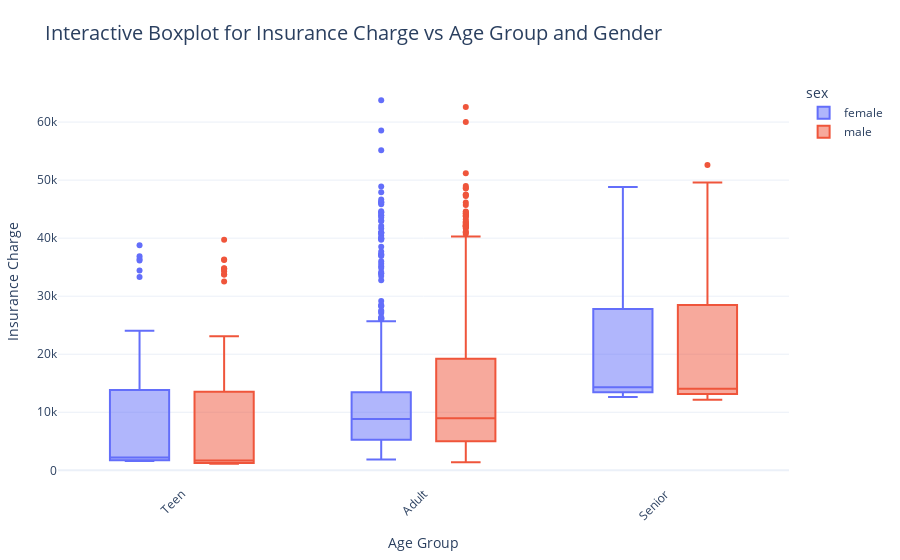
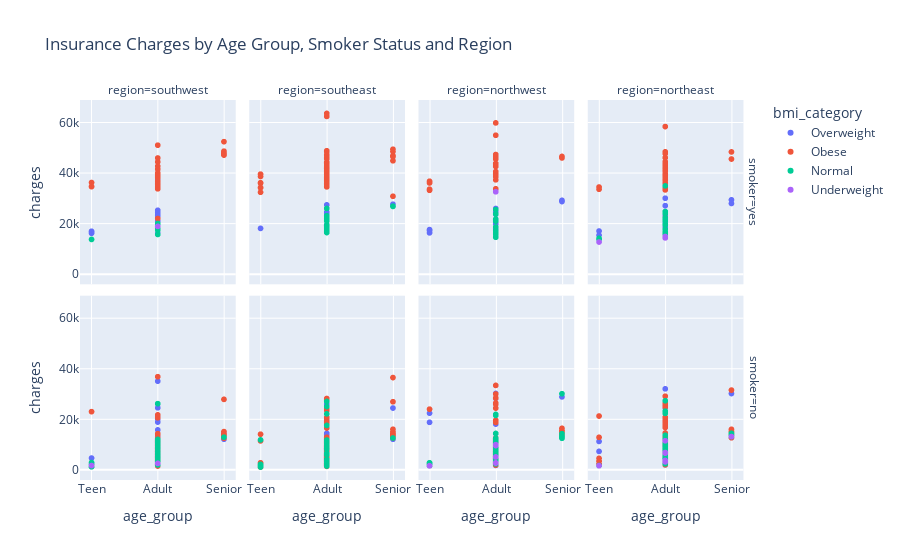

Notebook code cell kept with these figures, in order:
### Code cell
#using the insurance.csv file
import pandas as pd
import numpy as np
import matplotlib.pyplot as plt
import seaborn as sns
import plotly.express as px
from sklearn.preprocessing import LabelEncoder, OneHotEncoder, OrdinalEncoder



df= pd.read_csv(r"C:\\Users\meet_\OneDrive\Documents\vscode-projects\My-Individual-Project\jupyter_notebooks\Source Data\insurance.csv")
df = df.copy()
df.head()

# df.isnull().sum()
# df.shape
# df.info()

df['smoker'] = df['smoker'].str.lower()

#Hypothesis 1 = Smoking has a direct impact on weight gain

""" 
Function to group BMI values in line with NHS defintions

"""

def bmi_group(bmi):
    if bmi < 18.5:
        return "Underweight"
    elif 18.5 <= bmi < 24.9:
        return "Normal"
    elif 25 <= bmi < 29.9:
        return "Overweight"
    else:
        return "Obese"
    
#add a new column in the df to group the bmi values
df["bmi_category"] = df["bmi"].apply(bmi_group)
df.head(25)

bmi_order = ["Underweight","Normal","Overweight","Obese"]
df["bmi_category"] = pd.Categorical(df["bmi_category"],categories=bmi_order,ordered = True)

"""
Function to return a count of the bmi category for smokers
"""
def smoker_bmi_count(df): 
     smokers = df[df['smoker'] == "yes"]
     vc = smokers["bmi_category"].value_counts().reset_index()
     vc.columns = ["bmi_category","count_smoker"]
     return vc

"""
Function to return a count of the bmi category for nonsmokers
"""
def nonsmoker_bmi_count(df): 
     non_smokers = df[df['smoker'] == "no"]
     vc = non_smokers["bmi_category"].value_counts().reset_index()
     vc.columns = ["bmi_category","count_nonsmoker"]
     return vc    



smoker_bmi_df = smoker_bmi_count(df)
nonsmoker_bmi_df = nonsmoker_bmi_count(df)

"""
# Create a combined DataFrame to check bmi categories for both smokers and non smokers
# """

combined_df = pd.merge(
    smoker_bmi_df,
    nonsmoker_bmi_df,
    on="bmi_category",
    how="outer",
)

combined_df



# Melt the DataFrame to long format for Seaborn
df_long = combined_df.melt(id_vars='bmi_category', 
                           value_vars=['count_smoker','count_nonsmoker'], 
                           var_name='smoker_status', 
                           value_name='count')

#Rename values for clarity
df_long['smoker_status'] = df_long['smoker_status'].replace({
    'count_smoker': 'Smokers',
    'count_nonsmoker': 'Non-Smokers'
})

# Plot a bar chart to compare BMI category dsistribution for Smokers vs Non Smokers
plt.figure(figsize=(8,5))
sns.barplot(data=df_long, x='bmi_category', y='count', hue='smoker_status')
plt.xlabel("BMI Category")
plt.ylabel("Count")
plt.title("BMI Category Distribution: Smokers vs Non-Smokers")
plt.tight_layout()
plt.show()

#Hypothesis 1 result --> Clearly, smoking has no impact on being obese or overweight


# Hypothesis 2: BMI category has a direct impact on insurance charges

plt.figure(figsize=(8,5))
sns.boxenplot(data=df, x='bmi_category',y='charges', hue='smoker')
plt.xlabel('BMI Category')
plt.ylabel('Insurance Charges')
plt.title('Insurance Charge Distribution vs BMI Category and Smoker Status')
plt.tight_layout
plt.show()

#Hypothesis 2 result --> Smokers do get charged more vs non smokers, and also that the more weight a smoker puts on,
#  the risk of making a health claim increases, which is reflected in higher charges by client

# Hypothesis 3: Insurance Charges vs Region

plt.figure(figsize=(8,5))
sns.boxplot(data=df, x='region',y='charges', hue='region')
plt.xlabel('Region')
plt.ylabel('Insurance Charges')
plt.title('Insurance Charge Distribution vs Region')
plt.tight_layout
plt.show()

#Hypothesis 4 Age has a strong correlation with insurance charges, and that BMI and smoker status will augment the risk factor

""" 
Function to create age groups

"""

def age_group(age):
    if age < 12:
        return "Child"
    elif 13 <= age < 20:
        return "Teen"
    elif 20 <= age < 60:
        return "Adult"
    else:
        return "Senior"
    

    #add a new column in the df for age group
df["age_group"] = df["age"].apply(age_group)
df["age_group"] = df["age_group"].astype(str)
df.head(25)

fig = px.box(
    df,
    x="age_group",
    y="charges",
    color="sex",
    labels = {"age_group":"Age Group",
          "charges":"Insurance Charge"
          },
title = "Interactive Boxplot for Insurance Charge vs Age Group and Gender",
hover_name = "region"
)


# Layout improvements
fig.update_layout(
    xaxis_tickangle=-45,
    template="plotly_white",
    title_font_size=20,
    margin=dict(l=50, r=50, t=80, b=50)
)

fig.show()

# A second interactive plot (Scatter) to showcase the relationship between Smoker + BMI and Charges
fig = px.scatter(
    df, 
    x = "age_group",
    y = "charges",
    color = "bmi_category",
    facet_col="region",
    facet_row="smoker",
    title = "Insurance Charges by Age Group, Smoker Status and Region"
      )

fig.show()

# Final plot using heatmap to show the strong correlation between Charges vs Smoker and BMI

 # Encode binmary variables

le_smoker = LabelEncoder()
le_sex = LabelEncoder()
df["smoker_encoded"]=le_smoker.fit_transform(df["smoker"])
df["sex_encoded"]=le_sex.fit_transform(df["sex"])

# Ordinal encode bmi category

bmi_mapping = {"Underweight":0,"Normal":1,"Overweight":2,"Obese":3}
df["bmi_encoded"] = df["bmi_category"].map(bmi_mapping)

# OneHotEncode for region

ohe_region = OneHotEncoder(drop="first", sparse_output=False)
region_encoded = pd.DataFrame(
    ohe_region.fit_transform(df[["region"]]),
    columns=ohe.get_feature_names_out(["region"])
)

ohe_age = OneHotEncoder(drop="first", sparse_output=False)
age_group_encoded = pd.DataFrame(
    ohe_age.fit_transform(df[["age_group"]]),
    columns=ohe.get_feature_names_out(["age_group"])
)

df_corr = pd.concat([df,region_encoded,age_group_encoded],axis=1)

df_corr = df_corr.drop(["sex", "smoker", "bmi_category", "region","age_group"], axis=1)

corr_matrix = df_corr.corr()

fig = px.imshow(corr_matrix,
                text_auto=True,
                color_continuous_scale="RdBu_r",
                color_continuous_midpoint=0,
                title="Correlation Heatmap"
                )

fig.update_layout(width = 900,height = 700)
fig.show()

### Figure 1 — Plotly figure (JSON) as saved in the notebook; plotly's stock layout.template omitted (floating-point values rounded to 4 significant figures; data arrays with more than 128 entries replaced by an {"elided": "..."} marker saying what was removed)
{"data": [{"alignmentgroup": "True", "hovertemplate": "<b>%{hovertext}</b><br><br>sex=female<br>Age Group=%{x}<br>Insurance Charge=%{y}<extra></extra>", "hovertext": {"elided": "662 str values"}, "legendgroup": "female", "marker": {"color": "#636efa"}, "name": "female", "notched": false, "offsetgroup": "female", "orientation": "v", "showlegend": true, "type": "box", "x": {"elided": "662 str values"}, "x0": " ", "xaxis": "x", "y": {"elided": "662 float values"}, "y0": " ", "yaxis": "y"}, {"alignmentgroup": "True", "hovertemplate": "<b>%{hovertext}</b><br><br>sex=male<br>Age Group=%{x}<br>Insurance Charge=%{y}<extra></extra>", "hovertext": {"elided": "676 str values"}, "legendgroup": "male", "marker": {"color": "#EF553B"}, "name": "male", "notched": false, "offsetgroup": "male", "orientation": "v", "showlegend": true, "type": "box", "x": {"elided": "676 str values"}, "x0": " ", "xaxis": "x", "y": {"elided": "676 float values"}, "y0": " ", "yaxis": "y"}], "layout": {"boxmode": "group", "legend": {"title": {"text": "sex"}, "tracegroupgap": 0}, "margin": {"b": 50, "l": 50, "r": 50, "t": 80}, "title": {"font": {"size": 20}, "text": "Interactive Boxplot for Insurance Charge vs Age Group and Gender"}, "xaxis": {"anchor": "y", "domain": [0, 1], "tickangle": -45, "title": {"text": "Age Group"}}, "yaxis": {"anchor": "x", "domain": [0, 1], "title": {"text": "Insurance Charge"}}}}

### Figure 2 — Plotly figure (JSON) as saved in the notebook; plotly's stock layout.template omitted (floating-point values rounded to 4 significant figures; data arrays with more than 128 entries replaced by an {"elided": "..."} marker saying what was removed)
{"data": [{"hovertemplate": "bmi_category=Overweight<br>smoker=yes<br>region=southwest<br>age_group=%{x}<br>charges=%{y}<extra></extra>", "legendgroup": "Overweight", "marker": {"color": "#636efa", "symbol": "circle"}, "mode": "markers", "name": "Overweight", "showlegend": true, "type": "scattergl", "x": ["Teen", "Adult", "Teen", "Teen", "Adult", "Adult", "Adult", "Adult", "Adult", "Adult", "Adult", "Adult", "Adult", "Adult", "Adult", "Adult"], "xaxis": "x5", "y": [16880.0, 23570.0, 17080.0, 16300.0, 25380.0, 17940.0, 21080.0, 23310.0, 19040.0, 24520.0, 19930.0, 19200.0, 25310.0, 22480.0, 16230.0, 37830.0], "yaxis": "y5"}, {"hovertemplate": "bmi_category=Overweight<br>smoker=yes<br>region=southeast<br>age_group=%{x}<br>charges=%{y}<extra></extra>", "legendgroup": "Overweight", "marker": {"color": "#636efa", "symbol": "circle"}, "mode": "markers", "name": "Overweight", "showlegend": false, "type": "scattergl", "x": ["Senior", "Adult", "Adult", "Adult", "Adult", "Adult", "Adult", "Adult", "Adult", "Adult", "Adult", "Adult", "Adult", "Adult", "Adult", "Adult", "Teen", "Adult"], "xaxis": "x6", "y": [27810.0, 19110.0, 18970.0, 17090.0, 21980.0, 19520.0, 38250.0, 24670.0, 18250.0, 19540.0, 23070.0, 27530.0, 19720.0, 24180.0, 19350.0, 18330.0, 18220.0, 17040.0], "yaxis": "y6"}, {"hovertemplate": "bmi_category=Overweight<br>smoker=yes<br>region=northwest<br>age_group=%{x}<br>charges=%{y}<extra></extra>", "legendgroup": "Overweight", "marker": {"color": "#636efa", "symbol": "circle"}, "mode": "markers", "name": "Overweight", "showlegend": false, "type": "scattergl", "x": ["Adult", "Adult", "Adult", "Teen", "Adult", "Adult", "Senior", "Adult", "Senior", "Adult", "Teen", "Adult", "Teen", "Adult", "Senior", "Adult", "Adult", "Adult", "Teen", "Adult", "Adult", "Adult", "Senior"], "xaxis": "x7", "y": [17560.0, 20750.0, 21350.0, 17350.0, 24390.0, 18030.0, 28950.0, 26110.0, 28870.0, 23810.0, 17470.0, 32790.0, 17750.0, 18310.0, 29330.0, 21770.0, 20010.0, 24920.0, 16450.0, 20230.0, 24540.0, 21470.0, 29140.0], "yaxis": "y7"}, {"hovertemplate": "bmi_category=Overweight<br>smoker=yes<br>region=northeast<br>age_group=%{x}<br>charges=%{y}<extra></extra>", "legendgroup": "Overweight", "marker": {"color": "#636efa", "symbol": "circle"}, "mode": "markers", "name": "Overweight", "showlegend": false, "type": "scattergl", "x": ["Adult", "Teen", "Adult", "Senior", "Adult", "Adult", "Adult", "Adult", "Adult", "Adult", "Teen", "Adult", "Adult", "Adult", "Senior"], "xaxis": "x8", "y": [30180.0, 15520.0, 20980.0, 29520.0, 22330.0, 35150.0, 20150.0, 23400.0, 20770.0, 27220.0, 17180.0, 21770.0, 20300.0, 18650.0, 28100.0], "yaxis": "y8"}, {"hovertemplate": "bmi_category=Overweight<br>smoker=no<br>region=southwest<br>age_group=%{x}<br>charges=%{y}<extra></extra>", "legendgroup": "Overweight", "marker": {"color": "#636efa", "symbol": "circle"}, "mode": "markers", "name": "Overweight", "showlegend": false, "type": "scattergl", "x": ["Teen", "Teen", "Adult", "Adult", "Adult", "Adult", "Teen", "Adult", "Teen", "Adult", "Adult", "Adult", "Adult", "Adult", "Adult", "Adult", "Adult", "Adult", "Adult", "Adult", "Adult", "Adult", "Adult", "Adult", "Adult", "Senior", "Adult", "Adult", "Adult", "Adult", "Senior", "Teen", "Teen", "Adult", "Adult", "Adult", "Adult", "Adult", "Adult", "Adult", "Adult", "Senior", "Adult", "Adult", "Adult", "Adult", "Teen", "Adult", "Adult", "Adult", "Adult", "Adult", "Adult", "Adult", "Adult", "Senior", "Senior", "Adult", "Adult", "Adult", "Adult", "Adult", "Adult", "Adult", "Adult", "Adult", "Adult", "Adult", "Adult", "Adult", "Adult", "Adult", "Adult", "Adult", "Adult", "Adult", "Adult", "Adult", "Adult", "Adult", "Adult", "Adult"], "xaxis": "x", "y": [4688.0, 1743.0, 11740.0, 7727.0, 11070.0, 5004.0, 2332.0, 11880.0, 1843.0, 5152.0, 10440.0, 8823.0, 4884.0, 12330.0, 35160.0, 11840.0, 3906.0, 20180.0, 8444.0, 2866.0, 18960.0, 8932.0, 3554.0, 24600.0, 2598.0, 14990.0, 5970.0, 5927.0, 5911.0, 7512.0, 13220.0, 1744.0, 1254.0, 8028.0, 11460.0, 9861.0, 3761.0, 11840.0, 11070.0, 1978.0, 8703.0, 12150.0, 11740.0, 7051.0, 11150.0, 6414.0, 1252.0, 1875.0, 10970.0, 7151.0, 8782.0, 26140.0, 6282.0, 6312.0, 7627.0, 13040.0, 13450.0, 10100.0, 12230.0, 3353.0, 4746.0, 7625.0, 1973.0, 21230.0, 5384.0, 3161.0, 8278.0, 5709.0, 7045.0, 11250.0, 20420.0, 7624.0, 2154.0, 6497.0, 13130.0, 4935.0, 9102.0, 6059.0, 15830.0, 8615.0, 5472.0, 2008.0], "yaxis": "y"}, {"hovertemplate": "bmi_category=Overweight<br>smoker=no<br>region=southeast<br>age_group=%{x}<br>charges=%{y}<extra></extra>", "legendgroup": "Overweight", "marker": {"color": "#636efa", "symbol": "circle"}, "mode": "markers", "name": "Overweight", "showlegend": false, "type": "scattergl", "x": ["Adult", "Adult", "Adult", "Adult", "Adult", "Adult", "Adult", "Adult", "Adult", "Adult", "Adult", "Adult", "Adult", "Teen", "Teen", "Adult", "Adult", "Adult", "Senior", "Adult", "Adult", "Senior", "Adult", "Adult", "Adult", "Adult", "Adult", "Adult", "Adult", "Adult", "Adult", "Adult", "Adult", "Adult", "Adult", "Adult", "Adult", "Adult", "Adult", "Teen", "Adult", "Adult", "Adult", "Adult", "Adult", "Adult", "Adult", "Adult", "Adult", "Adult", "Adult", "Adult", "Adult", "Adult", "Adult", "Adult"], "xaxis": "x2", "y": [3757.0, 14000.0, 3947.0, 2867.0, 8601.0, 2156.0, 7790.0, 19750.0, 2138.0, 8517.0, 11740.0, 5003.0, 14000.0, 1616.0, 1719.0, 7742.0, 25990.0, 2157.0, 12140.0, 8233.0, 6184.0, 24510.0, 5974.0, 12930.0, 8233.0, 3973.0, 1665.0, 4780.0, 7640.0, 8548.0, 6500.0, 4400.0, 3758.0, 4351.0, 7047.0, 1816.0, 8219.0, 3392.0, 7244.0, 2304.0, 9488.0, 10700.0, 2903.0, 5484.0, 11550.0, 4563.0, 5416.0, 8443.0, 8516.0, 4415.0, 6770.0, 14480.0, 4747.0, 4340.0, 2465.0, 12630.0], "yaxis": "y2"}, {"hovertemplate": "bmi_category=Overweight<br>smoker=no<br>region=northwest<br>age_group=%{x}<br>charges=%{y}<extra></extra>", "legendgroup": "Overweight", "marker": {"color": "#636efa", "symbol": "circle"}, "mode": "markers", "name": "Overweight", "showlegend": false, "type": "scattergl", "x": ["Adult", "Adult", "Senior", "Adult", "Senior", "Adult", "Adult", "Adult", "Adult", "Adult", "Adult", "Teen", "Adult", "Adult", "Adult", "Adult", "Adult", "Adult", "Adult", "Adult", "Adult", "Adult", "Senior", "Adult", "Adult", "Adult", "Senior", "Teen", "Adult", "Adult", "Adult", "Adult", "Adult", "Teen", "Adult", "Adult", "Adult", "Adult", "Adult", "Adult", "Adult", "Adult", "Adult", "Adult", "Adult", "Adult", "Adult", "Adult", "Adult", "Teen", "Adult", "Adult", "Adult", "Adult", "Adult", "Adult", "Adult", "Adult", "Teen", "Adult", "Adult", "Adult", "Adult", "Adult", "Senior", "Adult", "Adult", "Adult", "Adult", "Teen", "Adult", "Adult", "Adult", "Adult", "Adult", "Adult", "Adult", "Teen", "Adult", "Adult", "Adult", "Adult"], "xaxis": "x3", "y": [3867.0, 7282.0, 28920.0, 6204.0, 13770.0, 8060.0, 4134.0, 6389.0, 8027.0, 11080.0, 2257.0, 1633.0, 2046.0, 18160.0, 5028.0, 6456.0, 11740.0, 7419.0, 12040.0, 3538.0, 10360.0, 2523.0, 14260.0, 9249.0, 7421.0, 4895.0, 13940.0, 1636.0, 9620.0, 30280.0, 4244.0, 11450.0, 1770.0, 1632.0, 12220.0, 12130.0, 3736.0, 6124.0, 5385.0, 8931.0, 10260.0, 6665.0, 8827.0, 1906.0, 9870.0, 5266.0, 2690.0, 2789.0, 4878.0, 2222.0, 2639.0, 14380.0, 4527.0, 12610.0, 7518.0, 28340.0, 5268.0, 12120.0, 22490.0, 10590.0, 6548.0, 4454.0, 10490.0, 5312.0, 14250.0, 11090.0, 11020.0, 7154.0, 6458.0, 18840.0, 6394.0, 12220.0, 11310.0, 4357.0, 4189.0, 9302.0, 5261.0, 2711.0, 6941.0, 4571.0, 7202.0, 4240.0], "yaxis": "y3"}, {"hovertemplate": "bmi_category=Overweight<br>smoker=no<br>region=northeast<br>age_group=%{x}<br>charges=%{y}<extra></extra>", "legendgroup": "Overweight", "marker": {"color": "#636efa", "symbol": "circle"}, "mode": "markers", "name": "Overweight", "showlegend": false, "type": "scattergl", "x": ["Adult", "Adult", "Teen", "Adult", "Adult", "Adult", "Adult", "Adult", "Senior", "Adult", "Adult", "Adult", "Adult", "Adult", "Adult", "Adult", "Adult", "Adult", "Adult", "Adult", "Adult", "Adult", "Adult", "Adult", "Adult", "Adult", "Senior", "Adult", "Teen", "Adult", "Senior", "Adult", "Teen", "Adult", "Adult", "Adult", "Adult", "Teen", "Adult", "Adult", "Adult", "Adult", "Adult", "Adult", "Adult", "Teen", "Adult", "Adult", "Adult", "Adult", "Adult", "Adult", "Adult", "Adult", "Adult", "Adult", "Adult", "Adult", "Adult", "Adult", "Adult", "Adult", "Adult", "Adult", "Adult", "Adult", "Adult", "Adult", "Adult", "Senior", "Adult", "Adult", "Adult", "Adult", "Adult", "Adult", "Teen", "Adult", "Adult", "Adult", "Teen", "Teen"], "xaxis": "x4", "y": [6406.0, 2721.0, 2198.0, 3046.0, 8606.0, 6799.0, 4441.0, 3645.0, 30260.0, 3385.0, 12820.0, 2457.0, 7077.0, 10410.0, 4338.0, 9225.0, 4041.0, 13050.0, 9282.0, 9618.0, 9716.0, 4237.0, 20280.0, 6747.0, 24670.0, 11660.0, 13220.0, 6555.0, 7324.0, 2897.0, 12730.0, 11170.0, 2196.0, 1967.0, 6837.0, 3044.0, 25660.0, 1708.0, 6067.0, 3214.0, 12910.0, 3559.0, 4435.0, 11660.0, 6749.0, 1712.0, 14390.0, 11240.0, 7730.0, 2104.0, 5469.0, 10110.0, 9447.0, 5031.0, 3071.0, 9095.0, 3310.0, 11660.0, 4661.0, 4564.0, 32110.0, 3280.0, 25520.0, 7145.0, 4438.0, 9958.0, 4138.0, 2251.0, 7325.0, 14390.0, 9288.0, 12100.0, 2102.0, 10800.0, 11290.0, 9222.0, 2201.0, 5228.0, 9447.0, 11930.0, 1709.0, 11270.0], "yaxis": "y4"}, {"hovertemplate": "bmi_category=Obese<br>smoker=yes<br>region=southwest<br>age_group=%{x}<br>charges=%{y}<extra></extra>", "legendgroup": "Obese", "marker": {"color": "#EF553B", "symbol": "circle"}, "mode": "markers", "name": "Obese", "showlegend": true, "type": "scattergl", "x": ["Adult", "Adult", "Adult", "Adult", "Senior", "Adult", "Senior", "Senior", "Teen", "Senior", "Adult", "Adult", "Adult", "Senior", "Adult", "Adult", "Adult", "Adult", "Adult", "Adult", "Adult", "Adult", "Adult", "Adult", "Adult", "Adult", "Adult", "Senior", "Adult", "Adult", "Senior", "Adult", "Teen", "Adult", "Teen"], "xaxis": "x5", "y": [36840.0, 38711, 35590.0, 51190.0, 48170.0, 39840.0, 47290.0, 48820.0, 34780.0, 47310.0, 42860.0, 34840.0, 35490.0, 47930.0, 36090.0, 37080.0, 22140.0, 36200.0, 39240.0, 40180.0, 40100.0, 44590.0, 46110.0, 39000.0, 34470.0, 39730.0, 34170.0, 52590.0, 38420.0, 41660.0, 47400.0, 38340.0, 34830.0, 33900.0, 36400.0], "yaxis": "y5"}, {"hovertemplate": "bmi_category=Obese<br>smoker=yes<br>region=southeast<br>age_group=%{x}<br>charges=%{y}<extra></extra>", "legendgroup": "Obese", "marker": {"color": "#EF553B", "symbol": "circle"}, "mode": "markers", "name": "Obese", "showlegend": false, "type": "scattergl", "x": ["Adult", "Adult", "Adult", "Teen", "Adult", "Senior", "Senior", "Adult", "Teen", "Adult", "Adult", "Adult", "Adult", "Adult", "Adult", "Senior", "Senior", "Adult", "Teen", "Adult", "Adult", "Adult", "Adult", "Teen", "Adult", "Adult", "Adult", "Adult", "Adult", "Adult", "Adult", "Teen", "Teen", "Adult", "Adult", "Senior", "Adult", "Adult", "Senior", "Adult", "Adult", "Adult", "Adult", "Adult", "Adult", "Adult", "Adult", "Adult", "Adult", "Adult", "Adult", "Adult", "Adult", "Adult", "Teen", "Adult", "Senior", "Adult", "Adult"], "xaxis": "x6", "y": [39610.0, 38710.0, 37740.0, 34300.0, 37170.0, 30940.0, 47060.0, 36950.0, 36150.0, 37130.0, 44260.0, 46150.0, 42110.0, 42120.0, 38130.0, 46890.0, 46600.0, 48890.0, 32550.0, 48680.0, 63770.0, 45860.0, 42970.0, 34440.0, 42560.0, 46200.0, 34810.0, 40270.0, 44400.0, 40930.0, 40420.0, 36310.0, 38790.0, 43810.0, 36020.0, 45010.0, 40970.0, 44200.0, 48670.0, 47460.0, 42000.0, 35600.0, 42210.0, 44420.0, 37480.0, 44500.0, 48970.0, 39870.0, 34670.0, 41680.0, 41950.0, 36120.0, 38280.0, 40940.0, 39720.0, 47270.0, 49580.0, 62590.0, 43900.0], "yaxis": "y6"}, {"hovertemplate": "bmi_category=Obese<br>smoker=yes<br>region=northwest<br>age_group=%{x}<br>charges=%{y}<extra></extra>", "legendgroup": "Obese", "marker": {"color": "#EF553B", "symbol": "circle"}, "mode": "markers", "name": "Obese", "showlegend": false, "type": "scattergl", "x": ["Adult", "Adult", "Adult", "Adult", "Teen", "Teen", "Adult", "Adult", "Adult", "Adult", "Adult", "Adult", "Adult", "Senior", "Adult", "Adult", "Adult", "Adult", "Teen", "Adult", "Teen", "Adult", "Senior"], "xaxis": "x7", "y": [47500.0, 43580.0, 40720.0, 43920.0, 33750.0, 36220.0, 38750.0, 42760.0, 39980.0, 45700.0, 43940.0, 42980.0, 40000.0, 46130.0, 55140.0, 39730.0, 33910.0, 46660.0, 36900.0, 37470.0, 33310.0, 60020.0, 46720.0], "yaxis": "y7"}, {"hovertemplate": "bmi_category=Obese<br>smoker=yes<br>region=northeast<br>age_group=%{x}<br>charges=%{y}<extra></extra>", "legendgroup": "Obese", "marker": {"color": "#EF553B", "symbol": "circle"}, "mode": "markers", "name": "Obese", "showlegend": false, "type": "scattergl", "x": ["Adult", "Adult", "Adult", "Adult", "Adult", "Adult", "Adult", "Adult", "Senior", "Adult", "Adult", "Adult", "Adult", "Teen", "Senior", "Adult", "Adult", "Adult", "Adult", "Adult", "Adult", "Teen", "Adult", "Adult", "Adult", "Adult", "Adult", "Adult", "Adult", "Adult"], "xaxis": "x8", "y": [37700.0, 39770.0, 39560.0, 43750.0, 38510.0, 41100.0, 48550.0, 47900.0, 48520.0, 41920.0, 42300.0, 39130.0, 58570.0, 34620.0, 45710.0, 36190.0, 43250.0, 39600.0, 37270.0, 42110.0, 46260.0, 33730.0, 39050.0, 41030.0, 33480.0, 44640.0, 40900.0, 37610.0, 34250.0, 22460.0], "yaxis": "y8"}, {"hovertemplate": "bmi_category=Obese<br>smoker=no<br>region=southwest<br>age_group=%{x}<br>charges=%{y}<extra></extra>", "legendgroup": "Obese", "marker": {"color": "#EF553B", "symbol": "circle"}, "mode": "markers", "name": "Obese", "showlegend": false, "type": "scattergl", "x": {"elided": "141 str values"}, "xaxis": "x", "y": {"elided": "141 float values"}, "yaxis": "y"}, {"hovertemplate": "bmi_category=Obese<br>smoker=no<br>region=southeast<br>age_group=%{x}<br>charges=%{y}<extra></extra>", "legendgroup": "Obese", "marker": {"color": "#EF553B", "symbol": "circle"}, "mode": "markers", "name": "Obese", "showlegend": false, "type": "scattergl", "x": {"elided": "191 str values"}, "xaxis": "x2", "y": {"elided": "191 float values"}, "yaxis": "y2"}, {"hovertemplate": "bmi_category=Obese<br>smoker=no<br>region=northwest<br>age_group=%{x}<br>charges=%{y}<extra></extra>", "legendgroup": "Obese", "marker": {"color": "#EF553B", "symbol": "circle"}, "mode": "markers", "name": "Obese", "showlegend": false, "type": "scattergl", "x": ["Adult", "Senior", "Adult", "Adult", "Adult", "Adult", "Adult", "Adult", "Adult", "Adult", "Adult", "Adult", "Adult", "Adult", "Adult", "Adult", "Teen", "Adult", "Adult", "Teen", "Teen", "Adult", "Adult", "Adult", "Adult", "Adult", "Adult", "Adult", "Senior", "Senior", "Adult", "Adult", "Senior", "Adult", "Teen", "Senior", "Adult", "Teen", "Adult", "Adult", "Adult", "Adult", "Adult", "Senior", "Adult", "Adult", "Adult", "Adult", "Teen", "Adult", "Adult", "Teen", "Teen", "Adult", "Adult", "Teen", "Adult", "Adult", "Adult", "Adult", "Adult", "Adult", "Adult", "Adult", "Adult", "Adult", "Adult", "Adult", "Adult", "Senior", "Adult", "Adult", "Adult", "Adult", "Adult", "Adult", "Adult", "Teen", "Adult", "Adult", "Adult", "Adult", "Adult", "Senior", "Adult", "Adult", "Adult", "Adult", "Adult", "Adult", "Teen", "Adult", "Adult", "Adult", "Adult", "Adult", "Adult", "Senior", "Adult", "Adult", "Adult", "Senior", "Adult", "Adult", "Adult", "Adult", "Adult", "Adult", "Adult", "Adult", "Adult", "Adult", "Adult", "Senior", "Adult", "Adult", "Adult", "Adult", "Adult", "Adult", "Adult", "Adult", "Adult", "Adult", "Adult", "Adult", "Adult", "Adult"], "xaxis": "x3", "y": [12270.0, 15610.0, 3557.0, 3580.0, 5990.0, 11360.0, 6571.0, 11030.0, 5729.0, 3877.0, 10830.0, 2405.0, 10120.0, 10960.0, 6949.0, 6129.0, 2719.0, 2855.0, 4923.0, 1640.0, 2131.0, 8163.0, 7444.0, 24480.0, 7266.0, 19440.0, 7749.0, 8835.0, 13430.0, 13350.0, 8017.0, 8116.0, 16460.0, 4618.0, 2138.0, 14690.0, 10270.0, 2135.0, 18800.0, 4738.0, 11840.0, 12640.0, 2534.0, 15560.0, 10460.0, 6797.0, 2643.0, 8413.0, 24060.0, 10230.0, 11190.0, 1646.0, 2128.0, 6374.0, 7257.0, 1640.0, 33470.0, 9174.0, 4467.0, 4059.0, 2362.0, 3201.0, 10980.0, 8311.0, 10850.0, 12230.0, 9584.0, 9910.0, 3063.0, 14210.0, 11840.0, 7262.0, 6987.0, 1917.0, 7209.0, 7732.0, 28480.0, 2137.0, 6361.0, 11740.0, 5377.0, 12620.0, 10600.0, 14120.0, 12270.0, 5272.0, 11950.0, 4320.0, 6359.0, 28470.0, 2730.0, 26470.0, 8410.0, 4433.0, 8765.0, 12500.0, 26020.0, 12950.0, 8023.0, 4463.0, 1910.0, 15020.0, 11350.0, 8988.0, 19670.0, 11290.0, 2262.0, 12240.0, 5630.0, 7727.0, 6112.0, 4434.0, 2851.0, 13840.0, 5327.0, 8671.0, 8733.0, 2055.0, 5373.0, 3956.0, 7537.0, 2700.0, 11440.0, 30060.0, 3293.0, 3022.0, 5425.0, 10600.0], "yaxis": "y3"}, {"hovertemplate": "bmi_category=Obese<br>smoker=no<br>region=northeast<br>age_group=%{x}<br>charges=%{y}<extra></extra>", "legendgroup": "Obese", "marker": {"color": "#EF553B", "symbol": "circle"}, "mode": "markers", "name": "Obese", "showlegend": false, "type": "scattergl", "x": ["Adult", "Senior", "Adult", "Teen", "Teen", "Adult", "Adult", "Adult", "Teen", "Adult", "Adult", "Adult", "Adult", "Senior", "Adult", "Adult", "Adult", "Adult", "Adult", "Adult", "Adult", "Adult", "Adult", "Adult", "Adult", "Adult", "Adult", "Senior", "Adult", "Adult", "Adult", "Adult", "Adult", "Teen", "Adult", "Adult", "Adult", "Adult", "Adult", "Adult", "Adult", "Adult", "Senior", "Teen", "Adult", "Adult", "Adult", "Adult", "Adult", "Adult", "Senior", "Adult", "Adult", "Adult", "Adult", "Senior", "Adult", "Senior", "Adult", "Adult", "Teen", "Senior", "Adult", "Senior", "Adult", "Adult", "Adult", "Adult", "Adult", "Adult", "Adult", "Adult", "Adult", "Adult", "Teen", "Adult", "Adult", "Adult", "Adult", "Adult", "Senior", "Senior", "Adult", "Senior", "Adult", "Adult", "Teen", "Adult", "Adult", "Adult", "Adult", "Adult", "Adult", "Adult", "Adult", "Senior", "Teen", "Adult", "Adult", "Adult", "Adult", "Teen", "Adult", "Adult", "Adult", "Adult", "Adult", "Teen", "Adult", "Adult", "Adult", "Adult", "Senior", "Adult", "Teen"], "xaxis": "x4", "y": [10800.0, 13230.0, 6080.0, 3393.0, 2211.0, 13610.0, 2755.0, 7935.0, 21340.0, 11490.0, 3491.0, 6334.0, 8538.0, 14900.0, 6610.0, 10560.0, 7358.0, 14590.0, 11880.0, 9433.0, 11940.0, 9723.0, 10440.0, 4668.0, 11570.0, 6600.0, 19140.0, 13980.0, 8334.0, 12400.0, 10040.0, 9778.0, 13430.0, 3482.0, 7639.0, 10740.0, 8964.0, 9290.0, 9411.0, 11400.0, 2727.0, 2255.0, 15230.0, 2203.0, 20880.0, 4347.0, 11760.0, 3858.0, 9866.0, 8343.0, 14040.0, 3269.0, 17880.0, 8335.0, 10920.0, 31620.0, 13220.0, 13640.0, 8824.0, 5595.0, 2208.0, 14410.0, 24920.0, 13140.0, 10140.0, 12430.0, 26390.0, 5149.0, 3944.0, 29190.0, 9542.0, 6113.0, 1984.0, 9876.0, 2218.0, 17130.0, 5429.0, 3926.0, 12800.0, 7448.0, 12740.0, 16070.0, 10070.0, 13560.0, 4847.0, 25330.0, 2217.0, 9705.0, 16800.0, 4915.0, 4519.0, 6552.0, 23240.0, 11390.0, 5757.0, 13970.0, 4561.0, 23050.0, 11510.0, 18900.0, 20710.0, 2204.0, 2460.0, 2899.0, 7651.0, 13020.0, 9964.0, 12890.0, 11940.0, 10370.0, 2742.0, 19500.0, 13140.0, 7050.0, 2206.0], "yaxis": "y4"}, {"hovertemplate": "bmi_category=Normal<br>smoker=yes<br>region=southwest<br>age_group=%{x}<br>charges=%{y}<extra></extra>", "legendgroup": "Normal", "marker": {"color": "#00cc96", "symbol": "circle"}, "mode": "markers", "name": "Normal", "showlegend": true, "type": "scattergl", "x": ["Adult", "Teen", "Adult", "Adult", "Adult", "Adult"], "xaxis": "x5", "y": [15820.0, 13840.0, 18610.0, 18260.0, 17500.0, 20170.0], "yaxis": "y5"}, {"hovertemplate": "bmi_category=Normal<br>smoker=yes<br>region=southeast<br>age_group=%{x}<br>charges=%{y}<extra></extra>", "legendgroup": "Normal", "marker": {"color": "#00cc96", "symbol": "circle"}, "mode": "markers", "name": "Normal", "showlegend": false, "type": "scattergl", "x": ["Adult", "Adult", "Adult", "Adult", "Adult", "Adult", "Adult", "Adult", "Senior", "Adult", "Adult", "Adult", "Adult", "Senior"], "xaxis": "x6", "y": [23240.0, 17660.0, 16580.0, 21220.0, 19520.0, 19440.0, 17180.0, 22220.0, 27040.0, 19360.0, 21200.0, 18770.0, 26130.0, 26930.0], "yaxis": "y6"}, {"hovertemplate": "bmi_category=Normal<br>smoker=yes<br>region=northwest<br>age_group=%{x}<br>charges=%{y}<extra></extra>", "legendgroup": "Normal", "marker": {"color": "#00cc96", "symbol": "circle"}, "mode": "markers", "name": "Normal", "showlegend": false, "type": "scattergl", "x": ["Adult", "Adult", "Adult", "Adult", "Adult", "Adult", "Adult", "Adult", "Adult", "Adult", "Adult"], "xaxis": "x7", "y": [14710.0, 21100.0, 25680.0, 15820.0, 23970.0, 16420.0, 17360.0, 21680.0, 21880.0, 23890.0, 18770.0], "yaxis": "y7"}, {"hovertemplate": "bmi_category=Normal<br>smoker=yes<br>region=northeast<br>age_group=%{x}<br>charges=%{y}<extra></extra>", "legendgroup": "Normal", "marker": {"color": "#00cc96", "symbol": "circle"}, "mode": "markers", "name": "Normal", "showlegend": false, "type": "scattergl", "x": ["Adult", "Adult", "Adult", "Adult", "Adult", "Adult", "Adult", "Adult", "Adult", "Adult", "Adult", "Adult", "Adult", "Adult", "Teen", "Adult", "Teen", "Adult", "Adult"], "xaxis": "x8", "y": [22410.0, 19960.0, 24870.0, 24870.0, 21660.0, 19590.0, 15360.0, 16660.0, 17900.0, 24110.0, 19800.0, 35070.0, 16140.0, 14570.0, 13750.0, 16780.0, 14280.0, 21260.0, 16120.0], "yaxis": "y8"}, {"hovertemplate": "bmi_category=Normal<br>smoker=no<br>region=southwest<br>age_group=%{x}<br>charges=%{y}<extra></extra>", "legendgroup": "Normal", "marker": {"color": "#00cc96", "symbol": "circle"}, "mode": "markers", "name": "Normal", "showlegend": false, "type": "scattergl", "x": ["Teen", "Adult", "Adult", "Teen", "Adult", "Teen", "Adult", "Adult", "Adult", "Adult", "Adult", "Adult", "Senior", "Adult", "Teen", "Adult", "Teen", "Adult", "Adult", "Adult", "Adult", "Adult", "Adult", "Adult", "Adult", "Adult", "Teen", "Adult", "Adult", "Adult", "Adult", "Adult", "Teen", "Adult", "Adult", "Adult", "Adult", "Teen", "Adult", "Adult", "Adult", "Teen"], "xaxis": "x", "y": [1837.0, 2302.0, 7147.0, 1832.0, 2150.0, 1737.0, 9265.0, 3260.0, 8540.0, 5080.0, 1970.0, 4932.0, 12960.0, 3848.0, 1243.0, 9182.0, 1242.0, 4766.0, 26240.0, 2458.0, 10070.0, 3484.0, 2103.0, 2974.0, 4392.0, 6250.0, 2914.0, 12030.0, 3379.0, 8269.0, 12090.0, 10580.0, 1729.0, 10790.0, 4529.0, 11350.0, 5615.0, 1242.0, 10960.0, 1965.0, 3209.0, 1732.0], "yaxis": "y"}, {"hovertemplate": "bmi_category=Normal<br>smoker=no<br>region=southeast<br>age_group=%{x}<br>charges=%{y}<extra></extra>", "legendgroup": "Normal", "marker": {"color": "#00cc96", "symbol": "circle"}, "mode": "markers", "name": "Normal", "showlegend": false, "type": "scattergl", "x": ["Adult", "Senior", "Adult", "Adult", "Adult", "Adult", "Teen", "Adult", "Adult", "Adult", "Adult", "Teen", "Adult", "Adult", "Adult", "Adult", "Adult", "Adult", "Adult", "Teen", "Teen", "Teen", "Adult", "Adult", "Adult", "Adult"], "xaxis": "x2", "y": [6272.0, 12630.0, 2484.0, 25080.0, 9855.0, 3562.0, 1608.0, 3181.0, 4185.0, 6653.0, 9789.0, 2201.0, 8211.0, 17630.0, 22190.0, 10110.0, 11830.0, 11010.0, 5967.0, 1122.0, 1711.0, 11880.0, 8605.0, 8582.0, 27120.0, 1515.0], "yaxis": "y2"}, {"hovertemplate": "bmi_category=Normal<br>smoker=no<br>region=northwest<br>age_group=%{x}<br>charges=%{y}<extra></extra>", "legendgroup": "Normal", "marker": {"color": "#00cc96", "symbol": "circle"}, "mode": "markers", "name": "Normal", "showlegend": false, "type": "scattergl", "x": ["Adult", "Teen", "Senior", "Adult", "Adult", "Adult", "Senior", "Adult", "Adult", "Teen", "Adult", "Senior", "Adult", "Adult", "Adult", "Adult", "Adult", "Adult", "Adult", "Adult", "Teen", "Adult", "Adult", "Adult", "Adult", "Adult", "Senior", "Teen", "Adult", "Adult", "Senior", "Adult", "Adult", "Teen", "Adult", "Adult", "Teen", "Adult", "Teen", "Adult", "Adult", "Adult", "Senior", "Adult", "Adult", "Adult", "Adult", "Adult", "Adult", "Adult", "Adult"], "xaxis": "x3", "y": [21980.0, 1625.0, 30170.0, 10940.0, 6686.0, 5125.0, 13010.0, 6710.0, 11520.0, 2804.0, 11830.0, 13420.0, 3177.0, 7527.0, 4906.0, 4032.0, 12480.0, 3077.0, 9194.0, 8428.0, 2709.0, 7223.0, 10160.0, 9863.0, 2353.0, 9567.0, 13110.0, 1627.0, 6933.0, 2843.0, 12520.0, 6117.0, 4720.0, 2117.0, 5258.0, 8966.0, 1628.0, 2528.0, 2709.0, 21600.0, 3594.0, 3353.0, 14350.0, 5856.0, 5693.0, 3176.0, 14430.0, 4134.0, 6199.0, 12480.0, 4296.0], "yaxis": "y3"}, {"hovertemplate": "bmi_category=Normal<br>smoker=no<br>region=northeast<br>age_group=%{x}<br>charges=%{y}<extra></extra>", "legendgroup": "Normal", "marker": {"color": "#00cc96", "symbol": "circle"}, "mode": "markers", "name": "Normal", "showlegend": false, "type": "scattergl", "x": ["Adult", "Senior", "Teen", "Senior", "Adult", "Adult", "Adult", "Adult", "Teen", "Adult", "Adult", "Adult", "Adult", "Adult", "Adult", "Adult", "Adult", "Adult", "Adult", "Adult", "Adult", "Adult", "Adult", "Adult", "Adult", "Adult", "Adult", "Adult", "Senior", "Adult", "Adult", "Adult", "Adult", "Adult", "Adult", "Adult", "Adult", "Adult", "Teen", "Adult", "Adult", "Adult", "Adult", "Teen", "Adult", "Adult", "Senior", "Adult", "Adult", "Adult", "Adult", "Adult", "Adult"], "xaxis": "x4", "y": [2395.0, 14450.0, 1706.0, 13620.0, 27380.0, 4828.0, 4005.0, 5354.0, 1705.0, 12030.0, 8303.0, 23290.0, 9361.0, 3206.0, 3861.0, 6753.0, 7173.0, 8252.0, 8604.0, 7986.0, 5210.0, 2732.0, 4720.0, 4429.0, 6402.0, 12320.0, 11730.0, 5458.0, 13130.0, 8891.0, 2586.0, 10420.0, 8689.0, 9501.0, 4992.0, 4500.0, 7986.0, 8628.0, 1705.0, 2396.0, 7228.0, 8604.0, 13730.0, 1702.0, 4718.0, 6858.0, 14450.0, 6986.0, 10200.0, 4544.0, 8535.0, 7134.0, 22400.0], "yaxis": "y4"}, {"hovertemplate": "bmi_category=Underweight<br>smoker=yes<br>region=southwest<br>age_group=%{x}<br>charges=%{y}<extra></extra>", "legendgroup": "Underweight", "marker": {"color": "#ab63fa", "symbol": "circle"}, "mode": "markers", "name": "Underweight", "showlegend": true, "type": "scattergl", "x": ["Adult"], "xaxis": "x5", "y": [19020.0], "yaxis": "y5"}, {"hovertemplate": "bmi_category=Underweight<br>smoker=yes<br>region=northwest<br>age_group=%{x}<br>charges=%{y}<extra></extra>", "legendgroup": "Underweight", "marker": {"color": "#ab63fa", "symbol": "circle"}, "mode": "markers", "name": "Underweight", "showlegend": false, "type": "scattergl", "x": ["Adult"], "xaxis": "x7", "y": [32730.0], "yaxis": "y7"}, {"hovertemplate": "bmi_category=Underweight<br>smoker=yes<br>region=northeast<br>age_group=%{x}<br>charges=%{y}<extra></extra>", "legendgroup": "Underweight", "marker": {"color": "#ab63fa", "symbol": "circle"}, "mode": "markers", "name": "Underweight", "showlegend": false, "type": "scattergl", "x": ["Teen", "Adult", "Adult"], "xaxis": "x8", "y": [12830.0, 15010.0, 14460.0], "yaxis": "y8"}, {"hovertemplate": "bmi_category=Underweight<br>smoker=no<br>region=southwest<br>age_group=%{x}<br>charges=%{y}<extra></extra>", "legendgroup": "Underweight", "marker": {"color": "#ab63fa", "symbol": "circle"}, "mode": "markers", "name": "Underweight", "showlegend": false, "type": "scattergl", "x": ["Teen", "Adult"], "xaxis": "x", "y": [1728.0, 2585.0], "yaxis": "y"}, {"hovertemplate": "bmi_category=Underweight<br>smoker=no<br>region=northwest<br>age_group=%{x}<br>charges=%{y}<extra></extra>", "legendgroup": "Underweight", "marker": {"color": "#ab63fa", "symbol": "circle"}, "mode": "markers", "name": "Underweight", "showlegend": false, "type": "scattergl", "x": ["Adult", "Adult", "Teen", "Adult", "Adult", "Adult"], "xaxis": "x3", "y": [2775.0, 9644.0, 1621.0, 2681.0, 9991.0, 5117.0], "yaxis": "y3"}, {"hovertemplate": "bmi_category=Underweight<br>smoker=no<br>region=northeast<br>age_group=%{x}<br>charges=%{y}<extra></extra>", "legendgroup": "Underweight", "marker": {"color": "#ab63fa", "symbol": "circle"}, "mode": "markers", "name": "Underweight", "showlegend": false, "type": "scattergl", "x": ["Teen", "Adult", "Adult", "Adult", "Senior", "Adult", "Adult"], "xaxis": "x4", "y": [1695.0, 3167.0, 11530.0, 6878.0, 13200.0, 6641.0, 3733.0], "yaxis": "y4"}], "layout": {"annotations": [{"font": {}, "showarrow": false, "text": "region=southwest", "x": 0.115, "xanchor": "center", "xref": "paper", "y": 1, "yanchor": "bottom", "yref": "paper"}, {"font": {}, "showarrow": false, "text": "region=southeast", "x": 0.365, "xanchor": "center", "xref": "paper", "y": 1, "yanchor": "bottom", "yref": "paper"}, {"font": {}, "showarrow": false, "text": "region=northwest", "x": 0.615, "xanchor": "center", "xref": "paper", "y": 1, "yanchor": "bottom", "yref": "paper"}, {"font": {}, "showarrow": false, "text": "region=northeast", "x": 0.865, "xanchor": "center", "xref": "paper", "y": 1, "yanchor": "bottom", "yref": "paper"}, {"font": {}, "showarrow": false, "text": "smoker=no", "textangle": 90, "x": 0.98, "xanchor": "left", "xref": "paper", "y": 0.2425, "yanchor": "middle", "yref": "paper"}, {"font": {}, "showarrow": false, "text": "smoker=yes", "textangle": 90, "x": 0.98, "xanchor": "left", "xref": "paper", "y": 0.7575, "yanchor": "middle", "yref": "paper"}], "legend": {"title": {"text": "bmi_category"}, "tracegroupgap": 0}, "title": {"text": "Insurance Charges by Age Group, Smoker Status and Region"}, "xaxis": {"anchor": "y", "domain": [0, 0.23], "title": {"text": "age_group"}}, "xaxis2": {"anchor": "y2", "domain": [0.25, 0.48], "matches": "x", "title": {"text": "age_group"}}, "xaxis3": {"anchor": "y3", "domain": [0.5, 0.73], "matches": "x", "title": {"text": "age_group"}}, "xaxis4": {"anchor": "y4", "domain": [0.75, 0.98], "matches": "x", "title": {"text": "age_group"}}, "xaxis5": {"anchor": "y5", "domain": [0, 0.23], "matches": "x", "showticklabels": false}, "xaxis6": {"anchor": "y6", "domain": [0.25, 0.48], "matches": "x", "showticklabels": false}, "xaxis7": {"anchor": "y7", "domain": [0.5, 0.73], "matches": "x", "showticklabels": false}, "xaxis8": {"anchor": "y8", "domain": [0.75, 0.98], "matches": "x", "showticklabels": false}, "yaxis": {"anchor": "x", "domain": [0, 0.485], "title": {"text": "charges"}}, "yaxis2": {"anchor": "x2", "domain": [0, 0.485], "matches": "y", "showticklabels": false}, "yaxis3": {"anchor": "x3", "domain": [0, 0.485], "matches": "y", "showticklabels": false}, "yaxis4": {"anchor": "x4", "domain": [0, 0.485], "matches": "y", "showticklabels": false}, "yaxis5": {"anchor": "x5", "domain": [0.515, 1], "matches": "y", "title": {"text": "charges"}}, "yaxis6": {"anchor": "x6", "domain": [0.515, 1], "matches": "y", "showticklabels": false}, "yaxis7": {"anchor": "x7", "domain": [0.515, 1], "matches": "y", "showticklabels": false}, "yaxis8": {"anchor": "x8", "domain": [0.515, 1], "matches": "y", "showticklabels": false}}}
